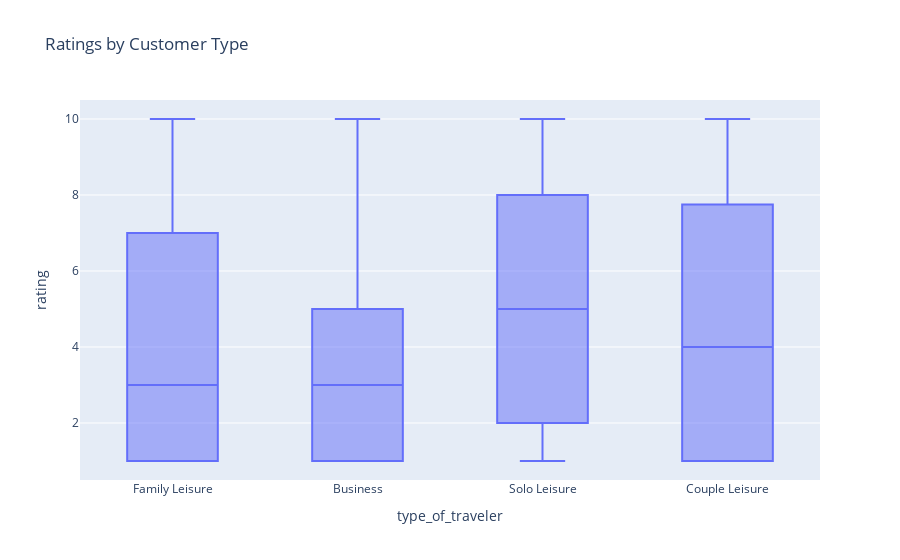

Notebook code cell kept with this figure:
### Markdown cell above
#### Customer Type

### Code cell
# plot ratings by customer type
fig = px.box(reviews_df, x='type_of_traveler', y='rating', title='Ratings by Customer Type')
fig.show()

### Figure 1 — Plotly figure (JSON) as saved in the notebook; plotly's stock layout.template omitted (floating-point values rounded to 4 significant figures; data arrays with more than 128 entries replaced by an {"elided": "..."} marker saying what was removed)
{"data": [{"alignmentgroup": "True", "hovertemplate": "type_of_traveler=%{x}<br>rating=%{y}<extra></extra>", "legendgroup": "", "marker": {"color": "#636efa"}, "name": "", "notched": false, "offsetgroup": "", "orientation": "v", "showlegend": false, "type": "box", "x": {"elided": "3899 str values"}, "x0": " ", "xaxis": "x", "y": {"elided": "3899 int values"}, "y0": " ", "yaxis": "y"}], "layout": {"boxmode": "group", "legend": {"tracegroupgap": 0}, "title": {"text": "Ratings by Customer Type"}, "xaxis": {"anchor": "y", "domain": [0, 1], "title": {"text": "type_of_traveler"}}, "yaxis": {"anchor": "x", "domain": [0, 1], "title": {"text": "rating"}}}}
